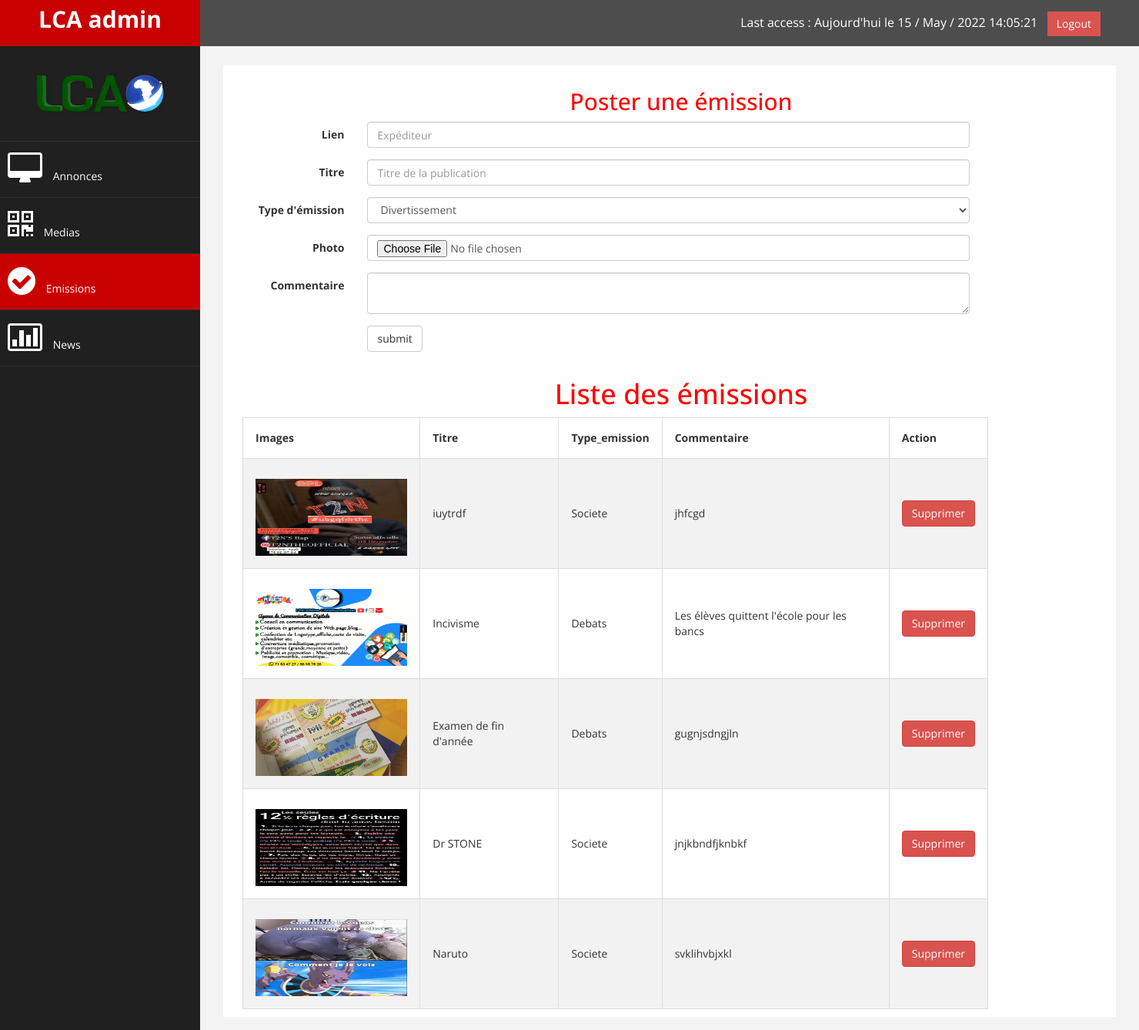
/admin/replay_sender.php, run on the app's committed database.
### tables this page shows
CREATE TABLE IF NOT EXISTS `emissions` (
  `id_emission` int(11) NOT NULL AUTO_INCREMENT,
  `lien` varchar(255) NOT NULL,
  `titre` varchar(255) NOT NULL,
  `type_emissions` varchar(255) NOT NULL,
  `photo` varchar(255) NOT NULL,
  `commentaire` varchar(255) NOT NULL,
  PRIMARY KEY (`id_emission`)
);

### admin/replay_sender.php (the view, shortened to what this page needs)
<!DOCTYPE html>
<html xmlns="http://www.w3.org/1999/xhtml">
<head>
    <link href="assets/css/bootstrap.css" rel="stylesheet" />
    <link href="assets/css/font-awesome.css" rel="stylesheet" />
    <link href="assets/js/morris/morris-0.4.3.min.css" rel="stylesheet" />
    <link href="assets/css/custom.css" rel="stylesheet" />
</head>
<body>
    <div id="wrapper">
        <nav class="navbar navbar-default navbar-cls-top " role="navigation" style="margin-bottom: 0;">
            <div class="navbar-header">
                <a class="navbar-brand" href="index.html">LCA admin</a>
            </div>
            <div style="color: white;padding: 15px 50px 5px 50px;float: right;font-size: 16px;">
    Last access : <?php echo " Aujourd'hui le ". date('d / M / Y H:m:s ').""; ?> &nbsp;
    <a href="users.php" class="btn btn-danger square-btn-adjust">Logout</a></div>
        </nav>
                <nav class="navbar-default navbar-side" role="navigation">
            <div class="sidebar-collapse">
                <ul class="nav" id="main-menu">
				<li class="text-center">
                    <img src="assets/img/logo.png" class="user-image img-responsive"/>
					</li>
                     <li>
                        <a href="annonces.php"><i class="fa fa-desktop fa-3x"></i> Annonces</a>
                    </li>
                    <li>
                        <a href="media.php"><i class="fa fa-qrcode fa-3x"></i> Medias</a>
                    </li>
                    <li>
                        <a class="active-menu" href="replay_sender.php"><i class="fa fa-check-circle fa-3x"></i> Emissions</a>
                    </li>
					          <li>
                        <a   href="news_sender.php"><i class="fa fa-bar-chart-o fa-3x"></i> News</a>
                    </li>
                </ul>
            </div>
        </nav>
        <div id="page-wrapper" >
            <div id="page-inner">
                <div class="row">
                    <div class="col-md-12">
    <div class="container">
        <h2 style="text-align: center;">Poster une émission</h2>
        <div class="row">
          <section class="col-xs-10">
      <form class="form-horizontal" method="POST" enctype="multipart/form-data" method="replay_sender.php">
      <div class="form-group">
        <label class="col-sm-2 control-label"
          for="auteur">Lien</label>
        <div class="col-sm-10">
        <input class="form-control" type="text"
          name="lien" placeholder="Expéditeur" required>
        </div>
      </div>
      <div class="form-group">
        <label class="col-sm-2 control-label"
          for="titre">Titre</label>
        <div class="col-sm-10">
        <input class="form-control" type="text"
          name="titre" placeholder="Titre de la publication" required>
        </div>
      </div>
      <div class="form-group">
        <label class="col-sm-2 control-label"
          for="types_news">Type d'émission</label>
        <div class="col-sm-10">
        <select class="form-control" name="type_emissions" id="types_news" required>
          <option>Divertissement</option>
        </select>
        </div>
      </div>
      <div class="form-group">
        <label class="col-sm-2 control-label"
          for="photo_name">Photo</label>
        <div class="col-sm-10">
        <input class="form-control" type="file"
          name="photo" placeholder="Photo" required>
        </div>
      </div>
      <div class="form-group">
        <label class="col-sm-2 control-label"
          for="commentaire">Commentaire</label>
        <div class="col-sm-10">
        <textarea class="form-control"
          name="commentaire" required></textarea>
        </div>
      </div>
      <div class="form-group">
      <div class="col-sm-10 col-sm-offset-2">
        <input type="submit" class="btn btn-default" name="submit" value="submit">
      </div>
      </div>
      </form>
          </section>
        </div>
<?php
    $bdd= new PDO("mysql:host=localhost;dbname=tv_lca","root","");
    $bdd->setAttribute(PDO::ATTR_ERRMODE, PDO::ERRMODE_EXCEPTION);
    $resultat = $bdd->query("SELECT * FROM `emissions`  ORDER BY `id_emission` desc");
	if($resultat){
		echo "<h1 style=\"text-align:center;color: red\";>Liste des émissions</h1>\n";
		echo "<table border='1'>\n";
		echo "<tr>\n";
		echo "<td><strong>Images</strong></td>\n";
		echo "<td><strong>Titre</strong></td>\n";
        echo "<td><strong>Type_emission</strong></td>\n";
		echo "<td><strong>Commentaire</strong></td>\n";
		echo "<td><strong>Action</strong></td>\n";
		echo "</tr>\n";
  		while($utilisateur=$resultat->fetch()){
            $photo = $utilisateur["photo"];
			echo "<tr>\n";
			echo "<td> <img class=\"img-responsive\" src=\"$photo\" style=\"height: 100px;width: 200px;margin-top: 10px\" alt=\"Grooming Photo\"> </td>\n";
			echo "<td>" . $utilisateur["titre"] . "</td>\n";
            echo "<td>" . $utilisateur["type_emissions"] . "</td>\n";
			echo "<td>" . $utilisateur["commentaire"] . "</td>\n";
			echo "<td><a href='replay_supprimerok.php?id_emission=" . $utilisateur["id_emission"] ."' class=\"btn btn-danger navbar-btn\" role=\"button\">Supprimer</a></td>\n";
			echo "</tr>\n";
		}
		echo "</table>\n";
	}else{
		echo "erreure dans l'éxécution de la requête</br>";
	}
?>
                    </div>
                </div>
    </div>
            </div>
        </div>
</body>
</html>

### admin/assets/css/custom.css (style rules this page uses)
body { font-family: 'Open Sans', sans-serif; }
#wrapper { width: 100%; background:#202020; }
#page-wrapper { padding: 15px 15px; min-height: 600px; background:#F3F3F3; }
#page-inner { width:100%; margin:10px 20px 10px 0px; background-color:#fff!important; padding:10px; min-height:1200px; }
.text-center { text-align:center; }
h2 { color: #f00; }
.square-btn-adjust { border: 0px solid transparent; -webkit-border-radius: 0px; -moz-border-radius: 0px; border-radius: 0px; }
.user-image { margin: 25px auto; -webkit-border-radius: 10px; -moz-border-radius: 10px; border-radius: 10px; max-height:170px; max-width:170px; }
.navbar-cls-top .navbar-brand { color: #fff; background: #C90000; width: 260px; text-align: center; height: 60px; font-size: 30px; font-weight: 700; }
.active-menu { background-color:#C90000!important; }
.sidebar-collapse , .sidebar-collapse .nav { background:none; }
.sidebar-collapse .nav { padding:0; }
.sidebar-collapse .nav > li > a { color:#fff; background:#202020; text-shadow:none; }
.sidebar-collapse > .nav > li > a { padding:15px 10px; }
.sidebar-collapse > .nav > li { border-bottom: 1px solid rgba(107, 108, 109, 0.19); }
.navbar-side { border:none; background-color: #202020; }
.navbar-cls-top { background:#4D4D4D; border-bottom:none; }
.navbar-default { border:0px solid black; }
.navbar-header { background: #A70303; }
.nav > li > a > i { margin-right:10px; }
@media (min-width:768px) { #page-wrapper { margin: 0 0 0 260px; padding: 15px 30px; min-height: 1200px; } }
@media (min-width:768px) { .navbar-side { z-index: 1; position: absolute; width: 260px; } }
@media (min-width:768px) { .navbar { border-radius: 0px; } }

### admin/replay_sender.php (style rules this page uses)
table { border-collapse: collapse; border-spacing: 0; width: 85%; border: 1px solid #ddd; }
th, td { text-align: left; padding: 16px; }
tr:nth-child(even) { background-color: #f2f2f2; }

### data on the page
emissions: photo (picture), titre "iuytrdf", type_emissions "Societe", commentaire "jhfcgd"
emissions: photo (picture), titre "Incivisme", type_emissions "Debats", commentaire "Les élèves quittent l'école pour les bancs"
emissions: photo (picture), titre "Examen de fin d'année", type_emissions "Debats", commentaire "gugnjsdngjln"
emissions: photo (picture), titre "Dr STONE", type_emissions "Societe", commentaire "jnjkbndfjknbkf"
emissions: photo (picture), titre "Naruto", type_emissions "Societe", commentaire "svklihvbjxkl"
